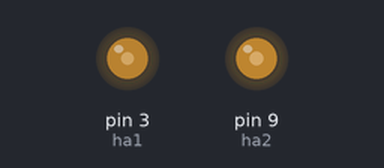
The sketch below on a simulated Arduino Uno, built with avr-gcc and run on an emulated ATmega328P. Shown: output pins drawn as LEDs (lit = HIGH).

Above: at 0.1 s.
At 13.1 s:
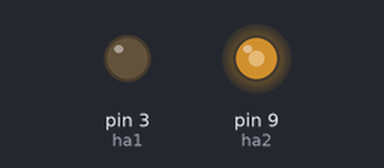
At 23.1 s:
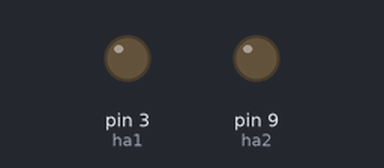
Timing chart, 0 to 24.6 s (numbered marks = the images above):
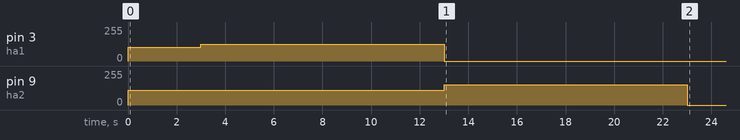

The sketch:

sync_esc_low.ino
```cpp
#include <Servo.h>

#define MIN_PULSE_LENGTH 1000 // Minimum pulse length in µs
#define MAX_PULSE_LENGTH 2000 // Maximum pulse length in µs
Servo motA;
int data;
int ha1 = 3;
int ha2 = 9;

int dty_to_analg(int dty) {
  int x = int((dty / 100.0) * 255.0);
  return x;
}

void setup() {
  // put your setup code here, to run once:
  Serial.begin(9600);
  int x = dty_to_analg(40);
  int y = x+10;
  analogWrite(ha1, x);
  analogWrite(ha2, y);
  delay(3000);
  x = dty_to_analg(50);
  y = x+25;
  analogWrite(ha1, x);
  delay(10000);
  analogWrite(ha1, 0);
  analogWrite(ha2, y);
  delay(10000);
  analogWrite(ha2, 0);
  analogWrite(ha1, 0);
  analogWrite(ha2, 0);
}

void loop() {

}
```
